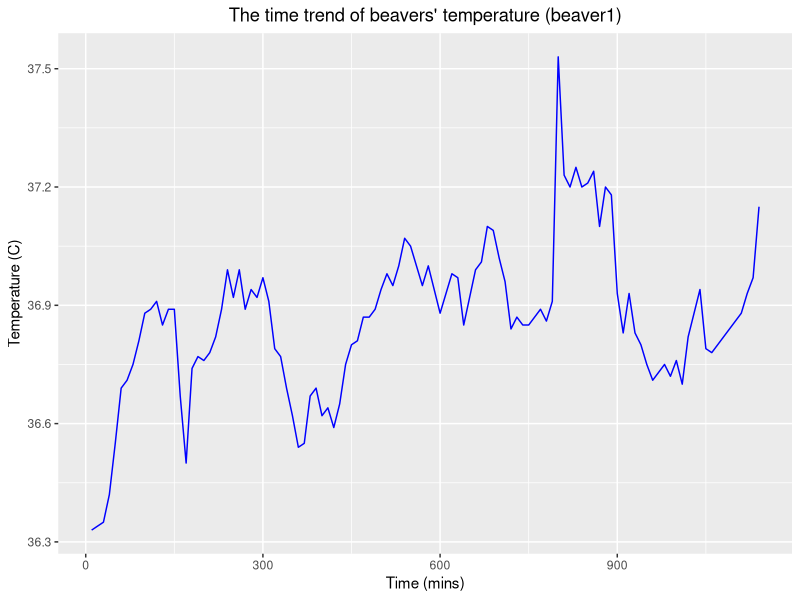
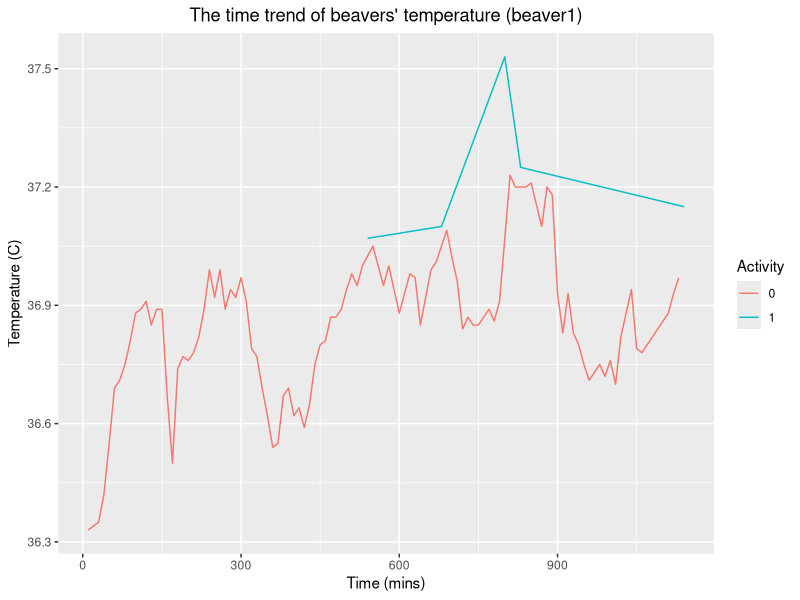
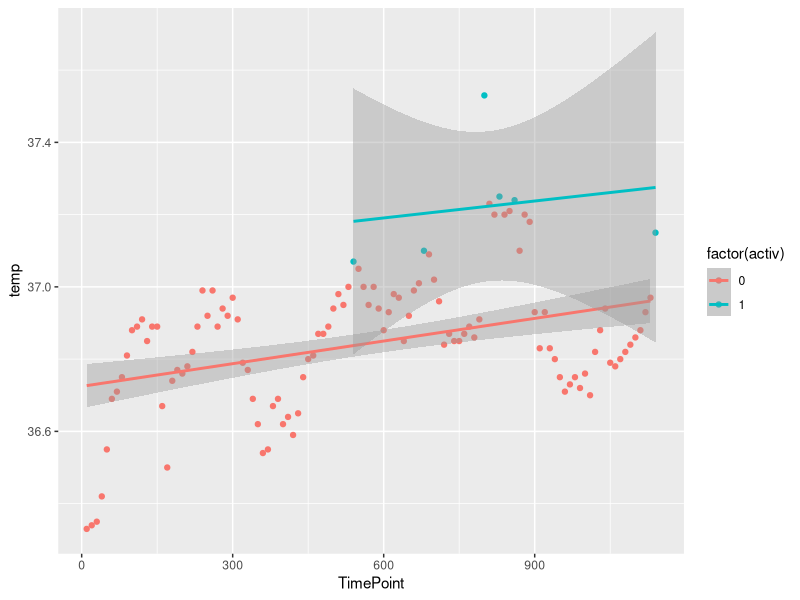
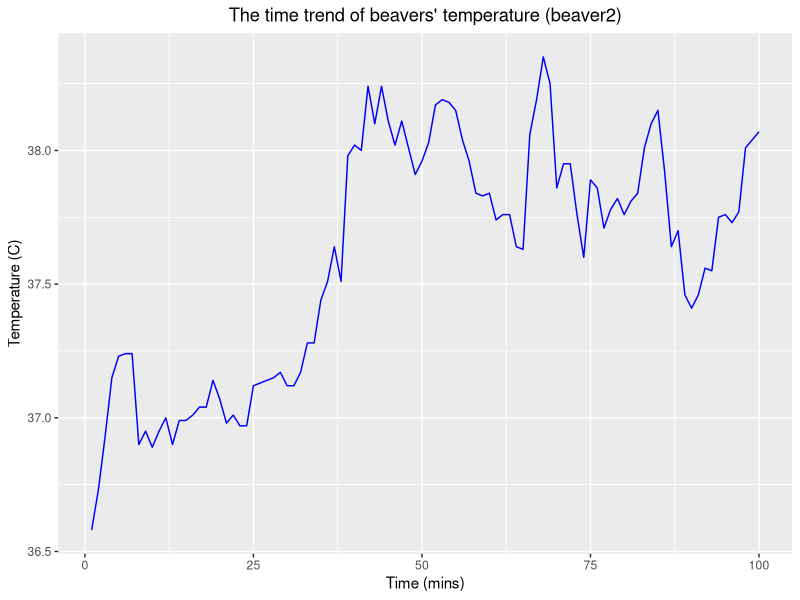
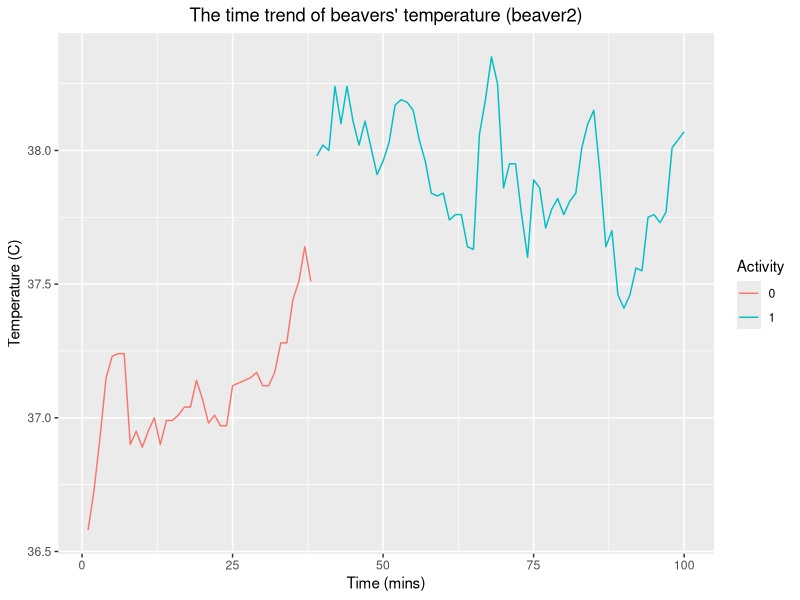

Reproduce these figures in R, in order.
## ---- chunk 1
knitr::opts_chunk$set(echo = TRUE)
## ---- chunk 2
library(ggplot2)
beaver_1 <- data.frame(TimePoint=(1:dim(beaver1)[1])*10, beaver1)

p1 <- ggplot(beaver_1, aes(x=TimePoint, y=temp))+
      geom_line(color="blue")+
      xlab("Time (mins)") + ylab("Temperature (C)") +
      labs(title = "The time trend of beavers' temperature (beaver1)") +
      theme(plot.title = element_text(hjust = 0.5))

p1
## ---- chunk 3
p2 <- ggplot(beaver_1, aes(x=TimePoint,
                           color=factor(activ)))+
      geom_line(aes(y=temp))+
      xlab("Time (mins)") + ylab("Temperature (C)") +
      labs(title = "The time trend of beavers' temperature (beaver1)", color="Activity") +
      theme(plot.title = element_text(hjust = 0.5))

p2
## ---- chunk 4
p2.5 <- ggplot(beaver_1,aes(x=TimePoint,y=temp,
                            color=factor(activ)))+
  geom_point()+
  geom_smooth(method = "lm")
  labs(title = "The time trend of beavers' temperature (beaver1)", color="Activity") +
  theme(plot.title = element_text(hjust = 0.5))
p2.5
## ---- chunk 5
beaver_2 <- data.frame((TimePoint=1:dim(beaver2)[1])*10, beaver2)

p3 <- ggplot(beaver_2, aes(x=TimePoint, y=temp))+
      geom_line(color="blue")+
      xlab("Time (mins)") + ylab("Temperature (C)") +
      labs(title = "The time trend of beavers' temperature (beaver2)") +
      theme(plot.title = element_text(hjust = 0.5))

p3
## ---- chunk 6
p4 <- ggplot(beaver_2, aes(x=TimePoint, y=temp, color=factor(activ)))+
      geom_line()+
      xlab("Time (mins)") + ylab("Temperature (C)") +
      labs(title = "The time trend of beavers' temperature (beaver2)", color="Activity") +
      theme(plot.title = element_text(hjust = 0.5))

p4
